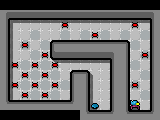

The image is a tile-based game level rendered from a .tmx file. Its description and source (layers, tilesets, objects; grid data summarised) follow:
An orthogonal 16x12 tile map with 10x10 px tiles, 3 tile layers (background, walls, entities).

<map version="1.0" orientation="orthogonal" renderorder="right-down" width="16" height="12" tilewidth="10" tileheight="10" nextobjectid="3">
 <tileset firstgid="1" name="7dlibgdxTileSet" tilewidth="10" tileheight="10" tilecount="625" columns="25">
  <image source="spritesheet.png" width="256" height="256" />
  <tile id="0">
   <properties>
    <property name="player" type="bool" value="true" />
   </properties>
  </tile>
  <tile id="55">
   <properties>
    <property name="teleport" type="bool" value="true" />
   </properties>
  </tile>
  <tile id="80">
   <properties>
    <property name="playerTeleport" type="bool" value="true" />
   </properties>
  </tile>
  <tile id="100">
   <properties>
    <property name="collectable" type="bool" value="true" />
   </properties>
  </tile>
  <tile id="125">
   <properties>
    <property name="repairStation" type="bool" value="true" />
   </properties>
  </tile>
  <tile id="150">
   <properties>
    <property name="trap" type="bool" value="true" />
   </properties>
  </tile>
  <tile id="155">
   <properties>
    <property name="horizontal" type="bool" value="true" />
    <property name="movingTrap" type="bool" value="true" />
   </properties>
  </tile>
  <tile id="176">
   <properties>
    <property name="block" type="bool" value="true" />
   </properties>
  </tile>
  <tile id="177">
   <properties>
    <property name="block" type="bool" value="true" />
   </properties>
  </tile>
  <tile id="178">
   <properties>
    <property name="block" type="bool" value="true" />
   </properties>
  </tile>
  <tile id="179">
   <properties>
    <property name="block" type="bool" value="true" />
   </properties>
  </tile>
  <tile id="180">
   <properties>
    <property name="block" type="bool" value="true" />
   </properties>
  </tile>
  <tile id="181">
   <properties>
    <property name="block" type="bool" value="true" />
   </properties>
  </tile>
  <tile id="182">
   <properties>
    <property name="block" type="bool" value="true" />
   </properties>
  </tile>
  <tile id="183">
   <properties>
    <property name="block" type="bool" value="true" />
   </properties>
  </tile>
  <tile id="184">
   <properties>
    <property name="block" type="bool" value="true" />
   </properties>
  </tile>
 </tileset>
 <layer name="background" width="16" height="12">
  <data>[192 cells, 91 non-empty, 7 distinct tile ids]</data>
 </layer>
 <layer name="walls" width="16" height="12">
  <data>[192 cells, 82 non-empty, 11 distinct tile ids]</data>
 </layer>
 <layer name="entities" width="16" height="12">
  <data>[192 cells, 19 non-empty, 4 distinct tile ids]</data>
 </layer>
</map>
